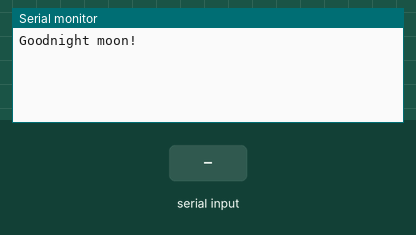
The sketch below on a simulated ESP32. Shown: the last lines printed to the serial monitor. The test bench sets the inputs (shaded band).

Above: at 1.2 s.
1.3 s: "1" received over the second serial link
At 2.3 s:
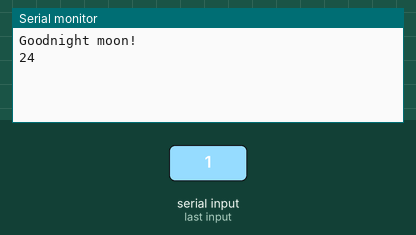
2.8 s: "2" received over the second serial link
At 3.5 s:
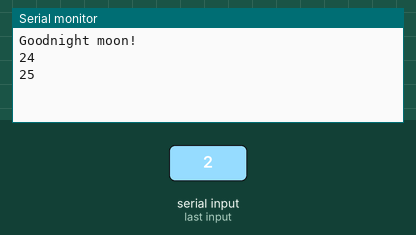

Measured:
- after the input at 1.3 s, the serial monitor: prints a new line at once (image 1)
- after the input at 2.8 s, the serial monitor: prints a new line at once (image 2)

The sketch:

LCD_Serial.ino
```cpp
HardwareSerial Serial1(1);

void setup(){

  Serial.begin(115200);
  Serial1.begin(115200);
  Serial.println("Goodnight moon!");

}
void loop(){
  if(Serial1.available()) {
    Serial.println(Serial1.read()>>1);
  }
}
```
